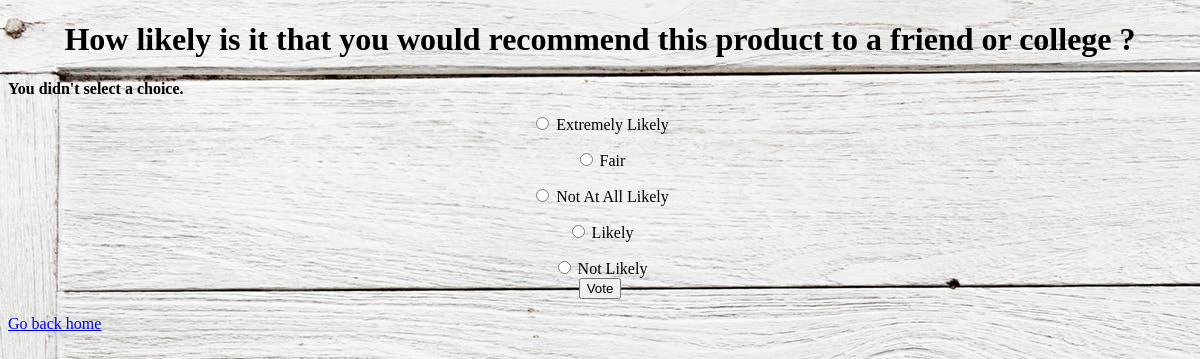
The page /polls/4/vote/ on the database its author committed.
### polls/models.py (models this page shows, shortened)
class Question(models.Model):
    question_text = models.CharField(max_length=200)
    pub_date = models.DateTimeField('date published')

class Choice(models.Model):
    question = models.ForeignKey(Question, on_delete=models.CASCADE)
    choice_text = models.CharField(max_length=200)
    votes = models.IntegerField(default=0)

### polls/views.py (the view)
# urls.py: path('<int:question_id>/vote/', views.vote, name='vote'),
def vote(request, question_id):
    question = get_object_or_404(Question, pk=question_id)
    try:
        selected_choice = question.choice_set.get(pk=request.POST['choice'])
    except (KeyError, Choice.DoesNotExist):
        return render(request, 'polls/detail.html', {
            'question': question,
            'error_message': "You didn't select a choice.",
        })
    else:
        selected_choice.votes += 1
        selected_choice.save()
        return HttpResponseRedirect(reverse('polls:results', args=(question.id,)))

### polls/templates/polls/detail.html (shortened to what this page needs)
<!DOCTYPE html>
<html>
{% load static %}
<link rel="stylesheet" type="text/css" href="{% static 'polls/style.css' %}" />
<h1 align="center" >{{ question.question_text }}</h1>
{% if error_message %}<p><strong>{{ error_message }}</strong></p>{% endif %}
<form action="{% url 'polls:vote' question.id %}" method="post">
{% for choice in question.choice_set.all %}
<p style="text-align:center">
    <input type="radio" name="choice" id="choice{{ forloop.counter }}" value="{{ choice.id }} " />
    <label for="choice{{ forloop.counter }}" >{{ choice.choice_text }} </label><br />
{% endfor %}
<input type="submit" value="Vote" />
</form>
<a href="/polls">Go back home</a>

### rows shown on the page
Question: question_text "How likely is it that you would recommend this product to a friend or college ?"
Choice: choice_text "Extremely Likely"
Choice: choice_text "Fair"
Choice: choice_text "Not At All Likely"
Choice: choice_text "Likely"
Choice: choice_text "Not Likely"

### other values the page prints
{{ error_message }} "You didn't select a choice."
